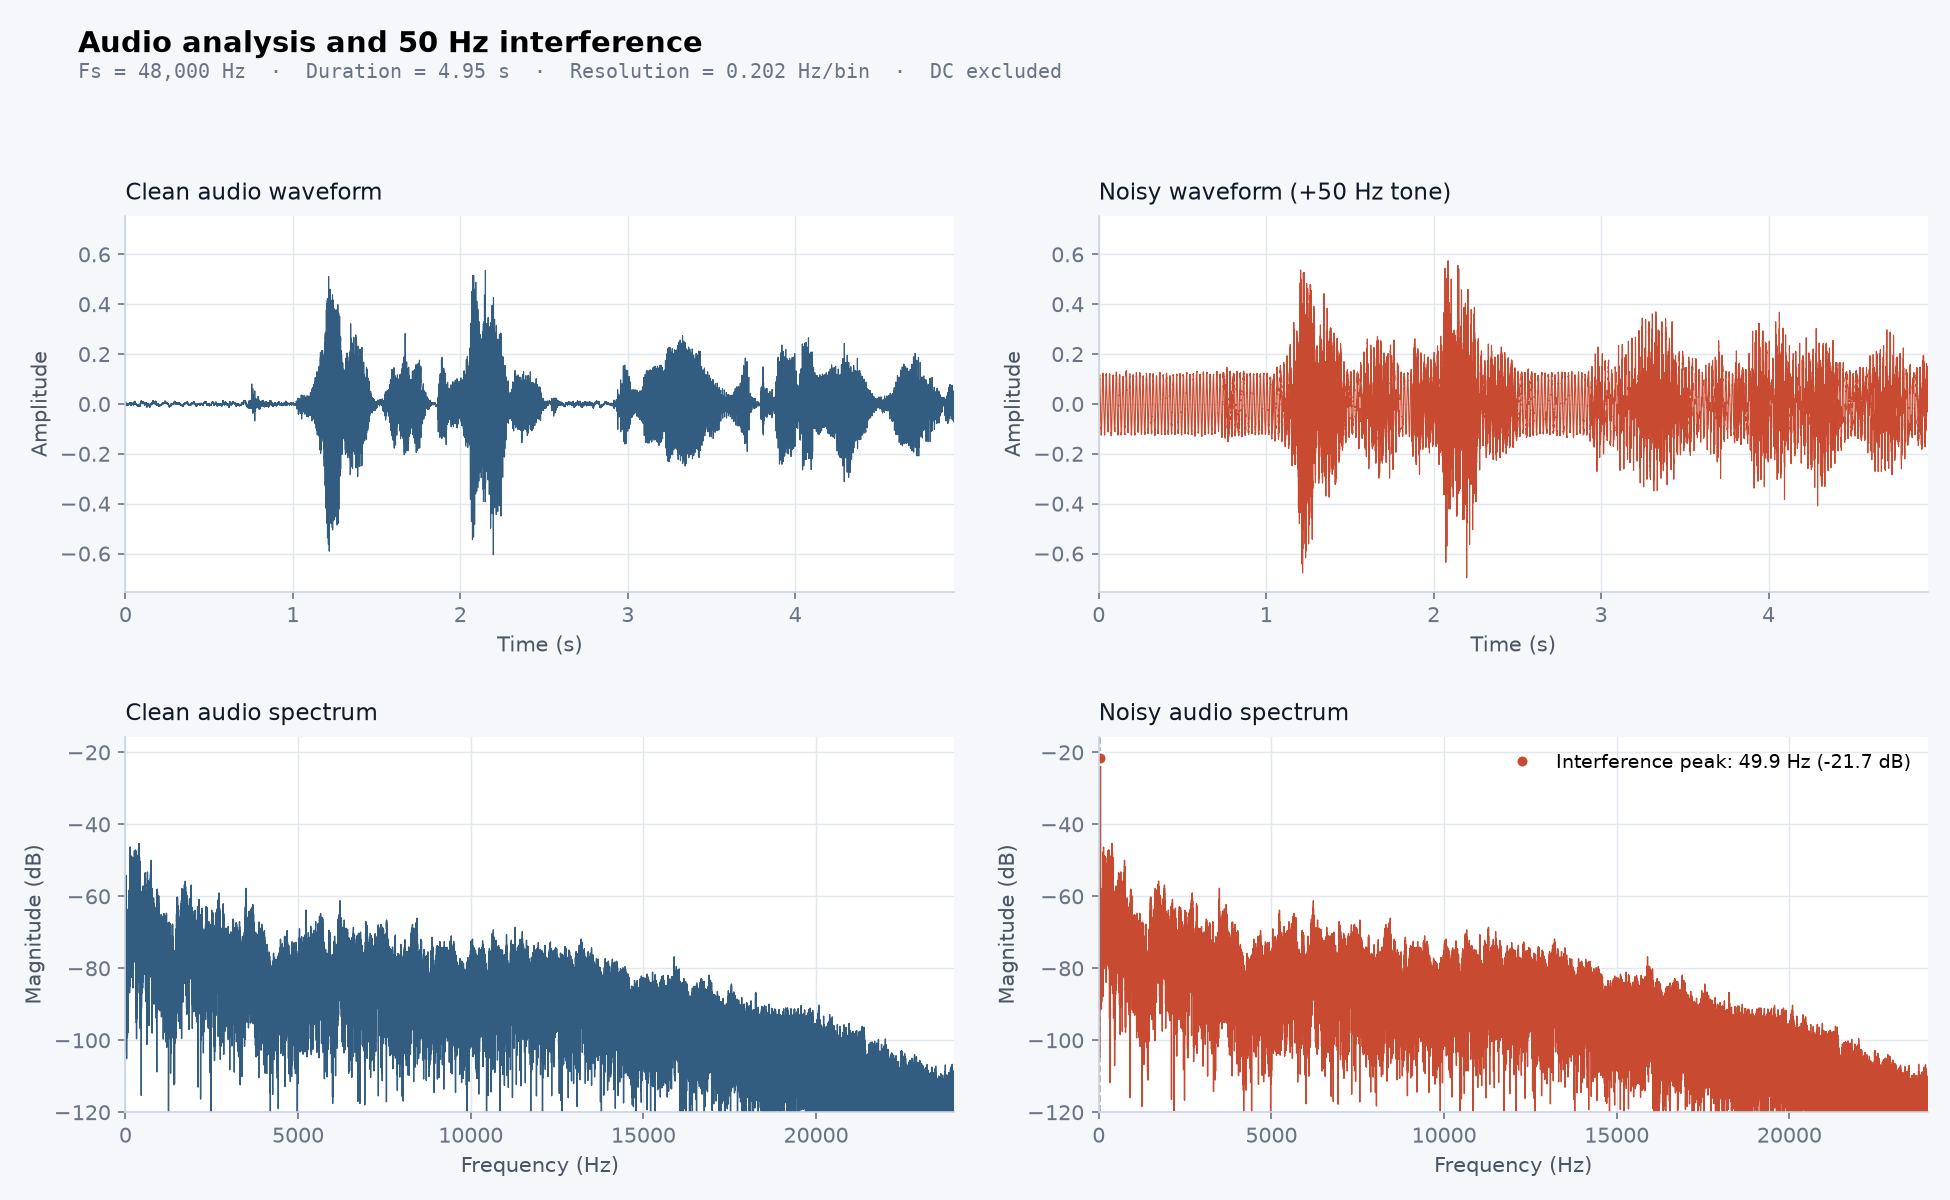

Recreate this plot in Python.
"""Student 3: Audio analysis and sinusoidal interference.

Loads audio.wav, adds a 50 Hz sinusoidal interference tone, saves noisy.wav for
Student 4, and generates waveform and frequency-spectrum plots.

Outputs:
  - noisy.wav            clean audio + 50 Hz interference tone
  - audio_analysis.png   clean vs. noisy waveforms and full spectra (dB)
  - spectrum_zoom.png    low-frequency spectrum (0-200 Hz) highlighting 50 Hz
"""

from pathlib import Path

import matplotlib.pyplot as plt
import numpy as np
from scipy.io import wavfile


# File paths and DSP parameters.
AUDIO_PATH = Path("audio.wav")
NOISY_WAV_PATH = Path("noisy.wav")
MAIN_FIGURE_PATH = Path("audio_analysis.png")
ZOOM_FIGURE_PATH = Path("spectrum_zoom.png")

INTERFERENCE_FREQUENCY_HZ = 50   # Power-line interference frequency (50 or 60 Hz)
INTERFERENCE_LEVEL = 0.20        # Tone amplitude as a fraction of the clean peak
SEARCH_BAND_HZ = (40, 70)        # Band searched to identify mains interference
ZOOM_MAX_HZ = 200                # Upper frequency limit for the focused plot

# Quiet light-paper plot theme (ink neutral ramp + vermilion accent for interference).
BG_COLOR = "#f5f7fa"
CLEAN_COLOR = "#335c81"
NOISY_COLOR = "#c84b31"
MUTED_COLOR = "#6b7487"

plt.rcParams.update({
    "figure.facecolor": BG_COLOR,
    "axes.facecolor": "#ffffff",
    "axes.edgecolor": "#cbd5e1",
    "axes.spines.top": False,
    "axes.spines.right": False,
    "axes.grid": True,
    "grid.color": "#e2e8f0",
    "grid.linewidth": 0.7,
    "axes.titlecolor": "#111827",
    "axes.labelcolor": "#4b5565",
    "xtick.color": MUTED_COLOR,
    "ytick.color": MUTED_COLOR,
    "legend.frameon": False,
})


def load_mono_audio(path):
    """Load a WAV file as mono float64 samples in approximately [-1, 1]."""
    if not path.is_file():
        raise FileNotFoundError(f"Could not find WAV file: {path.resolve()}")

    sample_rate, raw = wavfile.read(path)
    if raw.dtype == np.uint8:
        signal = (raw.astype(np.float64) - 128.0) / 128.0
    elif np.issubdtype(raw.dtype, np.integer):
        info = np.iinfo(raw.dtype)
        signal = raw.astype(np.float64) / max(abs(info.min), info.max)
    else:
        signal = raw.astype(np.float64)

    if signal.ndim == 2:
        signal = signal.mean(axis=1)
    if len(signal) == 0 or np.max(np.abs(signal)) == 0:
        raise ValueError("The WAV file is empty or completely silent.")
    return sample_rate, signal


def save_wav(path, signal, sample_rate):
    """Save a mono float signal as 16-bit PCM WAV, scaling only if needed to avoid clipping."""
    peak = np.max(np.abs(signal))
    output = (0.99 * signal / peak) if peak > 0.99 else signal
    wavfile.write(path, sample_rate, np.round(output * 32767).astype(np.int16))


def magnitude_spectrum(signal, sample_rate):
    """Return the single-sided amplitude spectrum for a real-valued signal."""
    count = len(signal)
    spectrum = np.abs(np.fft.rfft(signal)) / count
    # Double interior bins to fold negative-frequency energy onto positive frequencies.
    if count % 2 == 0:
        spectrum[1:-1] *= 2
    else:
        spectrum[1:] *= 2
    frequencies = np.fft.rfftfreq(count, d=1 / sample_rate)
    return frequencies, spectrum


def to_db(magnitude):
    """Convert linear magnitude to decibels (dB), avoiding log10(0)."""
    return 20.0 * np.log10(np.maximum(magnitude, 1e-12))


def find_peak_in_band(frequencies, magnitude, low_hz, high_hz):
    """Return (frequency, magnitude) of the strongest peak within [low_hz, high_hz]."""
    indices = np.where((frequencies >= low_hz) & (frequencies <= high_hz))[0]
    if len(indices) == 0:
        raise ValueError(f"No frequency bins in [{low_hz}, {high_hz}] Hz; audio may be too short.")
    best = indices[np.argmax(magnitude[indices])]
    return frequencies[best], magnitude[best]


def plot_analysis(clean, noisy, freqs, clean_mag, noisy_mag, sample_rate, peak_freq, peak_mag):
    """Save the 2x2 waveform/spectrum overview and the focused 0-200 Hz spectrum."""
    duration = len(clean) / sample_rate
    time = np.arange(len(clean)) / sample_rate

    # Exclude DC (0 Hz, index 0) when plotting so any DC offset does not dominate.
    plot_freqs = freqs[1:]
    clean_db = to_db(clean_mag[1:])
    noisy_db = to_db(noisy_mag[1:])
    peak_db = float(to_db(peak_mag))

    # Shared axis limits keep clean vs. noisy visual comparisons fair.
    wave_lim = 1.08 * max(np.max(np.abs(clean)), np.max(np.abs(noisy)))
    spec_top = max(np.max(clean_db), np.max(noisy_db)) + 6.0
    spec_bottom = max(spec_top - 105.0, -120.0)

    # Figure 1: 2x2 waveforms and full spectra.
    fig, axes = plt.subplots(2, 2, figsize=(13, 8))

    axes[0, 0].plot(time, clean, linewidth=0.55, color=CLEAN_COLOR)
    axes[0, 0].set(xlabel="Time (s)", ylabel="Amplitude", xlim=(0, duration), ylim=(-wave_lim, wave_lim))
    axes[0, 0].set_title("Clean audio waveform", loc="left", fontsize=11, pad=8)

    axes[0, 1].plot(time, noisy, linewidth=0.55, color=NOISY_COLOR)
    axes[0, 1].set(xlabel="Time (s)", ylabel="Amplitude", xlim=(0, duration), ylim=(-wave_lim, wave_lim))
    axes[0, 1].set_title(f"Noisy waveform (+{INTERFERENCE_FREQUENCY_HZ} Hz tone)", loc="left", fontsize=11, pad=8)

    axes[1, 0].plot(plot_freqs, clean_db, linewidth=0.65, color=CLEAN_COLOR)
    axes[1, 0].set(xlabel="Frequency (Hz)", ylabel="Magnitude (dB)", xlim=(0, sample_rate / 2), ylim=(spec_bottom, spec_top))
    axes[1, 0].set_title("Clean audio spectrum", loc="left", fontsize=11, pad=8)

    axes[1, 1].plot(plot_freqs, noisy_db, linewidth=0.65, color=NOISY_COLOR)
    axes[1, 1].axvline(INTERFERENCE_FREQUENCY_HZ, color=MUTED_COLOR, linestyle="--", linewidth=0.9, alpha=0.5)
    axes[1, 1].plot(
        peak_freq, peak_db, "o", color=NOISY_COLOR, markeredgecolor="#ffffff", markeredgewidth=1.2, markersize=6,
        label=f"Interference peak: {peak_freq:.1f} Hz ({peak_db:.1f} dB)",
    )
    axes[1, 1].set(xlabel="Frequency (Hz)", ylabel="Magnitude (dB)", xlim=(0, sample_rate / 2), ylim=(spec_bottom, spec_top))
    axes[1, 1].set_title("Noisy audio spectrum", loc="left", fontsize=11, pad=8)
    axes[1, 1].legend(loc="upper right", fontsize=9)

    fig.suptitle("Audio analysis and 50 Hz interference", x=0.04, y=0.975, ha="left", fontsize=14, fontweight="bold")
    fig.text(
        0.04, 0.935,
        f"Fs = {sample_rate:,} Hz  ·  Duration = {duration:.2f} s  ·  Resolution = {1 / duration:.3f} Hz/bin  ·  DC excluded",
        fontsize=9.5, color=MUTED_COLOR, family="monospace",
    )
    fig.tight_layout(rect=(0, 0, 1, 0.91), h_pad=2.2, w_pad=2.0)
    fig.savefig(MAIN_FIGURE_PATH, dpi=150)

    # Figure 2: focused 0-200 Hz spectrum highlighting the interference peak.
    zoom_max = min(ZOOM_MAX_HZ, sample_rate / 2)
    mask = plot_freqs <= zoom_max
    zoom_top = max(np.max(clean_db[mask]), np.max(noisy_db[mask])) + 8.0
    zoom_bottom = max(zoom_top - 105.0, -120.0)

    fig_zoom, ax = plt.subplots(figsize=(10.5, 5.0))
    ax.plot(plot_freqs[mask], noisy_db[mask], linewidth=1.1, color=NOISY_COLOR, alpha=0.95, label=f"Noisy (+{INTERFERENCE_FREQUENCY_HZ} Hz)")
    ax.plot(plot_freqs[mask], clean_db[mask], linewidth=0.95, color=CLEAN_COLOR, alpha=0.85, label="Clean")
    ax.axvline(INTERFERENCE_FREQUENCY_HZ, color=MUTED_COLOR, linestyle="--", linewidth=0.9, alpha=0.45)
    ax.plot(peak_freq, peak_db, "o", color=NOISY_COLOR, markeredgecolor="#ffffff", markeredgewidth=1.4, markersize=7)
    ax.annotate(
        f"{peak_freq:.1f} Hz  ({peak_db:.1f} dB)",
        xy=(peak_freq, peak_db), xytext=(peak_freq + 14, peak_db - 2.5),
        arrowprops={"arrowstyle": "->", "color": NOISY_COLOR, "lw": 1.1},
        fontsize=9.5, color=NOISY_COLOR, family="monospace",
    )
    ax.set(xlabel="Frequency (Hz)", ylabel="Magnitude (dB)", xlim=(0, zoom_max), ylim=(zoom_bottom, zoom_top))
    ax.legend(loc="lower right", fontsize=9.5)

    fig_zoom.suptitle(f"Low-frequency spectrum comparison (0–{zoom_max:g} Hz)", x=0.06, y=0.96, ha="left", fontsize=13, fontweight="bold")
    fig_zoom.text(0.06, 0.905, f"Detected interference peak at {peak_freq:.2f} Hz  ·  DC excluded", fontsize=9.2, color=MUTED_COLOR, family="monospace")
    fig_zoom.tight_layout(rect=(0, 0, 1, 0.88))
    fig_zoom.savefig(ZOOM_FIGURE_PATH, dpi=150)


def main():
    # 1) Load clean audio and validate interference frequency against Nyquist.
    sample_rate, clean = load_mono_audio(AUDIO_PATH)
    if not 0 < INTERFERENCE_FREQUENCY_HZ < sample_rate / 2:
        raise ValueError(
            f"Interference frequency ({INTERFERENCE_FREQUENCY_HZ} Hz) must be below Nyquist ({sample_rate / 2:g} Hz)."
        )

    # 2) Generate and add sinusoidal interference: A * sin(2 * pi * f0 * n / fs).
    sample_indices = np.arange(len(clean))
    tone_amplitude = INTERFERENCE_LEVEL * np.max(np.abs(clean))
    interference = tone_amplitude * np.sin(2.0 * np.pi * INTERFERENCE_FREQUENCY_HZ * sample_indices / sample_rate)
    noisy = clean + interference
    save_wav(NOISY_WAV_PATH, noisy, sample_rate)

    # 3) Compute spectra and identify the interference frequency.
    freqs, clean_mag = magnitude_spectrum(clean, sample_rate)
    _, noisy_mag = magnitude_spectrum(noisy, sample_rate)

    band_low, band_high = SEARCH_BAND_HZ
    peak_freq, peak_mag = find_peak_in_band(freqs, noisy_mag, band_low, band_high)
    diff_freq = freqs[np.argmax(noisy_mag - clean_mag)]

    # 4) Plot and report results.
    plot_analysis(clean, noisy, freqs, clean_mag, noisy_mag, sample_rate, peak_freq, peak_mag)

    duration = len(clean) / sample_rate
    print(f"Sample rate: {sample_rate} Hz (Nyquist: {sample_rate / 2:g} Hz)")
    print(f"Duration: {duration:.2f} s | Frequency resolution: {1 / duration:.4f} Hz/bin")
    print(f"Added interference: {INTERFERENCE_FREQUENCY_HZ} Hz (amplitude = {tone_amplitude:.4f})")
    print(f"Detected peak in {band_low}-{band_high} Hz band: {peak_freq:.2f} Hz (magnitude = {peak_mag:.5f}, {to_db(peak_mag):.2f} dB)")
    print(f"Cross-check largest (noisy - clean) difference at: {diff_freq:.2f} Hz")
    print(f"Saved: {NOISY_WAV_PATH}, {MAIN_FIGURE_PATH}, {ZOOM_FIGURE_PATH}")
    plt.show()


if __name__ == "__main__":
    main()
